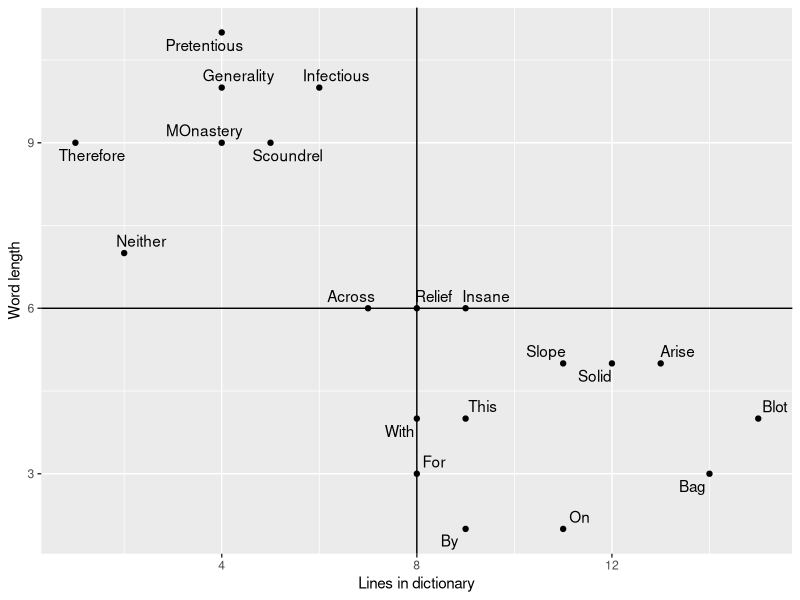
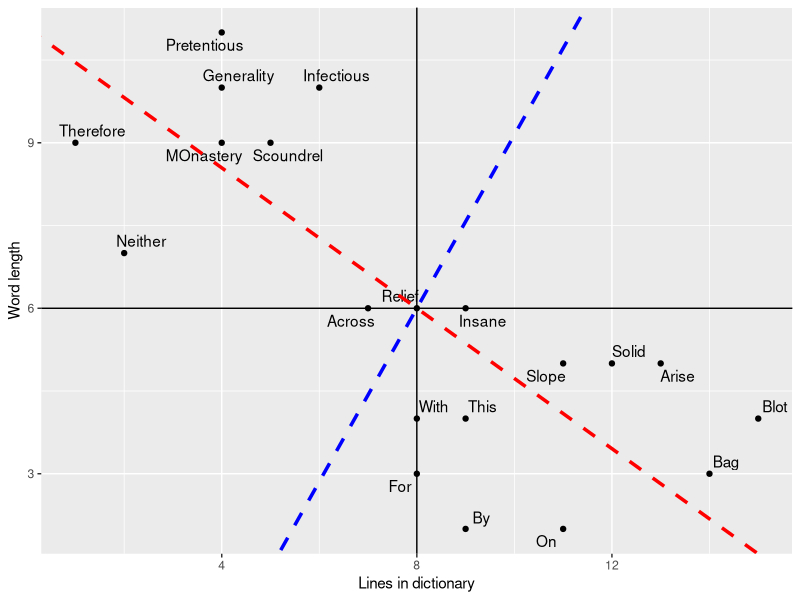
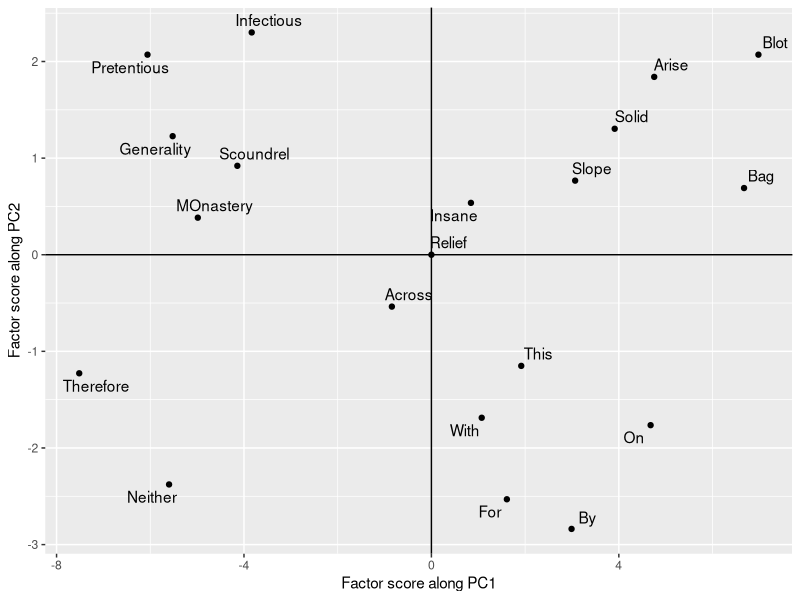
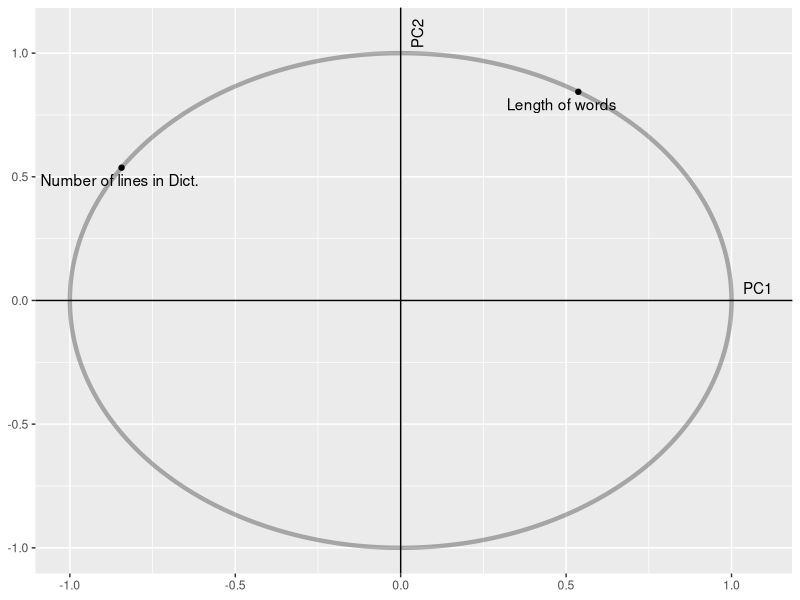
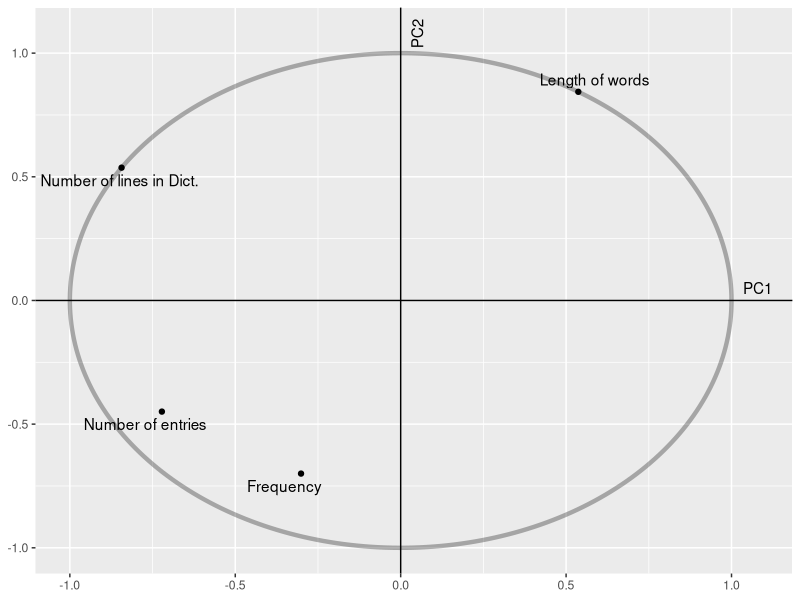
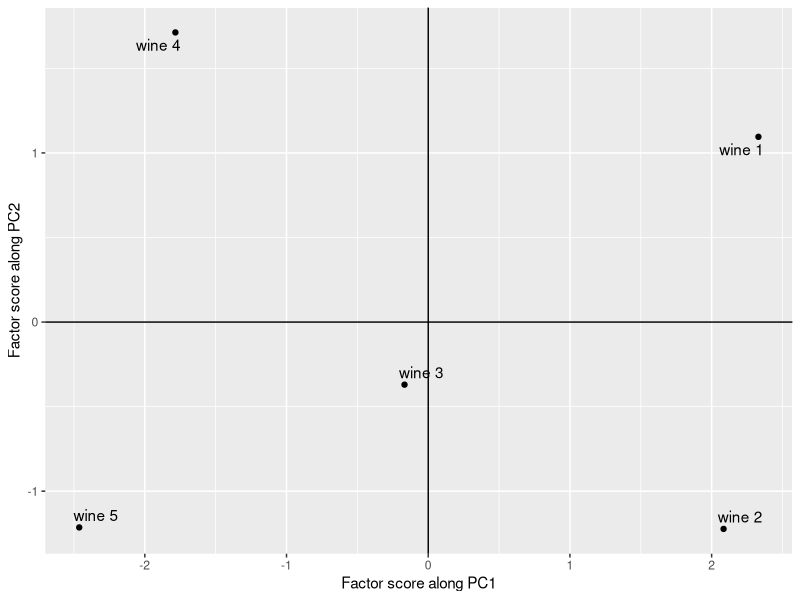
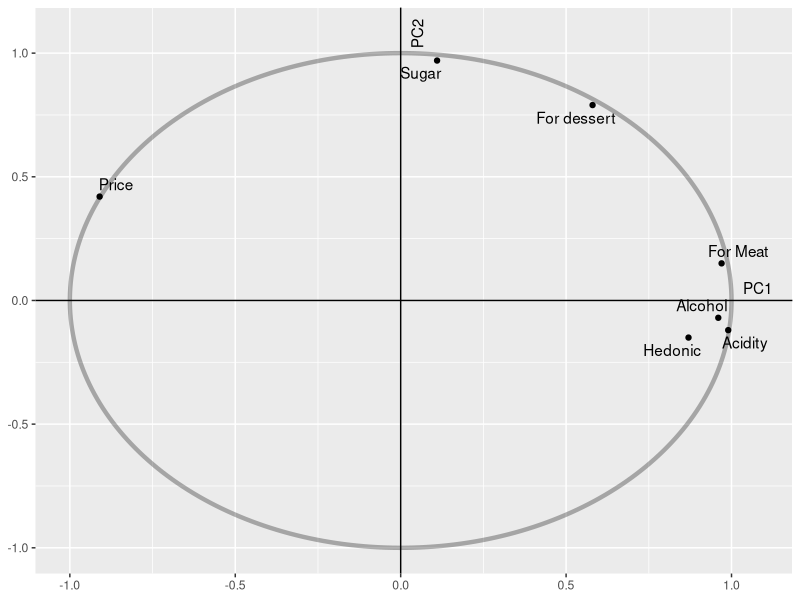
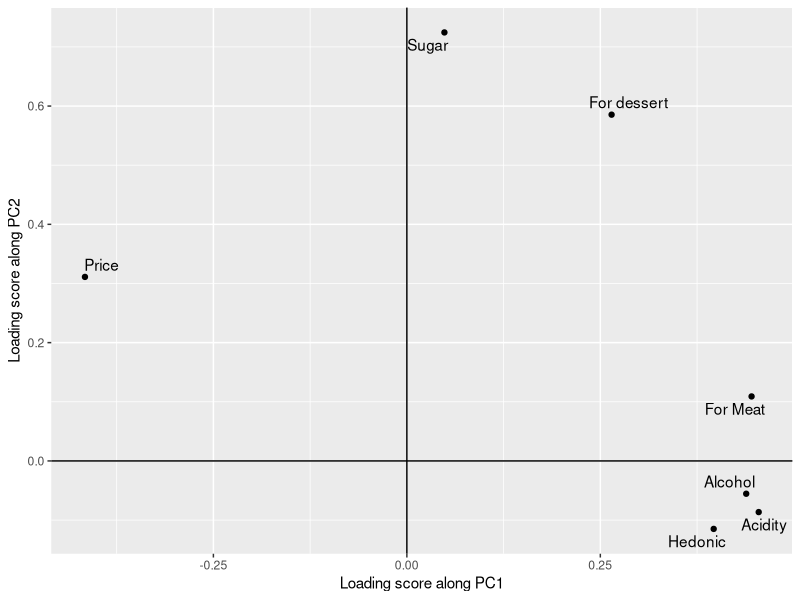

Write R code to recreate these figures, in order.
## ---- chunk 1
knitr::opts_chunk$set(echo = TRUE)
## ---- chunk 2
library(ggplot2)
library(ggrepel)
library(raster)
## ---- chunk 3
# Table 1
# Load data
(words = read.csv("pca_abdi_words.csv",header = T))
(words_centered = scale(words[,2:3],scale = F)) # Removing the first column
pca_words_cov = prcomp(words[,2:3],scale = F) # cov stands for Covariance PCA
factor_scores_words = pca_words_cov$x
round(factor_scores_words,2)# Observer that factor scores for PC1 are negatives of what has been given in the paper. This is not a problem as it is negative of the direction given in the paper. It can also be checked that both the principal components are orthogonal.
sum(factor_scores_words[,1]*factor_scores_words[,2]) # PCs are orthogonal
# Contibution of each factor (It is defined as square of factor score divided by sum of squares of factor scores in that column)
round(factor_scores_words[,1]^2/sum(factor_scores_words[,1]^2)*100,2)
round(factor_scores_words[,2]^2/sum(factor_scores_words[,2]^2)*100,2)
# The calculations in above two lines can be done in a single line
round(factor_scores_words^2/matrix(rep(colSums(factor_scores_words^2),nrow(words)),ncol = 2,byrow = T)*100,2)
# Squared distance to center of gravity
(dist = rowSums(factor_scores_words^2))
# Ssquared cosine of observations of first PC
(sq_cos = round(factor_scores_words^2/rowSums(factor_scores_words^2)*100))
## ---- chunk 4
# Figue 1
p = ggplot(words,aes(x = Lines_in_dict,y = Word_length,label = Words))+
  geom_point()+ geom_text_repel()+ 
  geom_hline(yintercept = 6)+geom_vline(xintercept = 8)+
  labs(x = "Lines in dictionary",y = "Word length")
print(p)
# Show directions of PCs
# Note that intercept argument in geom_abline considers the line to be at the origin. In our case the data are mean shifted.
# So we have to adjust the intercept taking new origin into consideration. These adjustments have been made below.
slope1 = pca_words_cov$rotation[1,1]/pca_words_cov$rotation[2,1] # Slope of first PC
slope2 = pca_words_cov$rotation[1,2]/pca_words_cov$rotation[2,2] # Slope of second PC
(new_origin = c(mean(words$Lines_in_dict),mean(words$Word_length)))
intercept1 = 6 - slope1*8
intercept2 = 6 - slope2*8
p+geom_abline(slope = slope1,intercept = intercept1,linetype = "dashed",size = 1.2,col = "red")+
  geom_abline(slope = slope2,intercept = intercept2,linetype = "dashed",size = 1.2,col = "blue")
## ---- chunk 5
# Rotated PCs
# This figure is obtained by plotting facotor scores. Note that we will plot negative of the factor scores of 1st PC to make the figure consistent with the paper.
ggplot(as.data.frame(pca_words_cov$x),aes(-pca_words_cov$x[,1],pca_words_cov$x[,2],label = words$Words))+
  geom_point()+geom_text_repel()+geom_hline(yintercept = 0)+geom_vline(xintercept = 0)+
  xlab("Factor score along PC1")+ylab("Factor score along PC2")
## ---- chunk 6
# Finding factor score of a new point
sur = c(3,12) # It has 3 letter and 12 lines of dictionary entry
(sur_centered = sur - colMeans(words[,2:3]))
(factor_scores_sur = round(sur_centered %*% pca_words_cov$rotation,2))
## ---- chunk 7
(total_var_before = round(sum(diag(var(words_centered))),3))
(total_var_after = round(sum(diag(var(pca_words_cov$x))),3))
## ---- chunk 8
# Correlation between PCs and original variables
(cor(pca_words_cov$x,words_centered))
## ---- chunk 9
# Squared correaltion
(cor(pca_words_cov$x,words_centered)^2)
# sum of correlation coefficients between variables and principal components is 1
colSums((cor(pca_words_cov$x,words_centered)^2))
## ---- chunk 10
(loading_matrix = pca_words_cov$rotation)
## ---- chunk 11
# Supplementary variable (Table 4)
Frequency = c(8,230,700,1,500,1,9,2,1,700,7,1,4,500,900,3,1,10,1,1)
Num_entries = c(6,3,12,2,7,1,1,6,1,5,2,1,5,9,7,1,1,4,4,2)
supp_data = data.frame(Frequency,Num_entries) # Supplementary data
# Table 5
supp_data_cent = scale(supp_data,scale = F) # Centered supplementary data
(corr_score_supp = round(cor(pca_words_cov$x,supp_data),4))
# Note that correlation doesn't depent on whether supplementary data is centered or not.
(round(cor(pca_words_cov$x,supp_data_cent),4))
# Squared correlation
(round(cor(pca_words_cov$x,supp_data_cent)^2,4))
(round(colSums(cor(pca_words_cov$x,supp_data_cent)^2),4))
## ---- chunk 12
# First plot correlation circle
x = seq(0,2*pi,length.out = 300)
circle = ggplot() + geom_path(data = data.frame(a = cos(x),b = sin(x)),
                     aes(cos(x),sin(x)),alpha = 0.3, size = 1.5)+
            geom_hline(yintercept = 0)+geom_vline(xintercept = 0)+
  annotate("text",x = c(1.08,0.05),y = c(0.05,1.08),label = c("PC1","PC2"),angle = c(0,90))+
            xlab(NULL)+ylab(NULL)
# Plotting original variables
variable_plot_original = circle + geom_point(data = as.data.frame(pca_words_cov$rotation),
                      aes(pca_words_cov$rotation[,1],pca_words_cov$rotation[,2]))+
  geom_text_repel(aes(pca_words_cov$rotation[,1],pca_words_cov$rotation[,2],
                      label = c("Length of words","Number of lines in Dict."))) 
print(variable_plot_original)
# Plotting supplementary variables
variable_plot_original+
  geom_point(data = as.data.frame(corr_score_supp),
             aes(corr_score_supp[,1],corr_score_supp[,2]))+
  geom_text_repel(aes(corr_score_supp[,1],corr_score_supp[,2],
                      label = c("Frequency","Number of entries"))) 
## ---- chunk 13
# Correlation PCA using wine data 
# Table 6
(wine = read.csv("pca_abdi_wine.csv",header = T))
pca_wine_cor = prcomp(wine[2:8],scale = T)
ggplot(as.data.frame(pca_wine_cor$x),aes(x = pca_wine_cor$x[,1],y =  pca_wine_cor$x[,2], label = paste0("wine ",1:5)))+
  geom_point()+geom_text_repel()+ geom_vline(xintercept = 0)+ geom_hline(yintercept = 0)+
  xlab("Factor score along PC1")+ylab("Factor score along PC2")
## ---- chunk 14
# Table 7
# Factor scores along 1st and 2nd PC
(pca_wine_cor$x[,1:2])
# Contibution of each observation to principal component
round(pca_wine_cor$x[,1:2]^2/matrix(rep(colSums(pca_wine_cor$x[,1:2]^2),nrow(wine)),ncol = 2,byrow = T)*100,2)
# Squared cosine of observations of first PC
(sq_cos = round(pca_wine_cor$x[,1:2]^2/rowSums(pca_wine_cor$x^2)*100))
# Loading scores corresponding to first two principal components
(round(pca_wine_cor$rotation[,1:2],2))
# Correlation score variables with first two principal compoents
(corr_score_wine = round(cor(pca_wine_cor$x,wine[,2:8])[1:2,],2))
## ---- chunk 15
# Correlation circle for wine data
# Figure 6
corr_score_wine = t(corr_score_wine)
circle + 
  geom_point(data = as.data.frame(corr_score_wine),
             aes(corr_score_wine[,1],corr_score_wine[,2]))+
  geom_text_repel(aes(corr_score_wine[,1],corr_score_wine[,2],
                      label = c("Hedonic","For Meat","For dessert","Price","Sugar","Alcohol","Acidity")))
## ---- chunk 16
# Loading scores of first two principal components
(round(pca_wine_cor$rotation[,1:2],2))
# Varimax applied to first two principal components
rotated_loading_scores = varimax(pca_wine_cor$rotation[,1:2])
# Loading scores after rotation (Table 10)
(round(rotated_loading_scores$loadings[,1:2],2))
# The same result can also be obtained by mulitplying the original loading 
# matrix by the rotation matrix obtained from varimax
(round(pca_wine_cor$rotation[,1:2] %*% rotated_loading_scores$rotmat,2))

#Figure 7
# Plot of loading socres before rotation
ggplot(as.data.frame(pca_wine_cor$rotation[,1:2]),aes(x = pca_wine_cor$rotation[,1],y = pca_wine_cor$rotation[,2],
                                                      label = c("Hedonic","For Meat","For dessert","Price","Sugar","Alcohol","Acidity")))+
  geom_point()+geom_text_repel()+geom_hline(yintercept = 0)+geom_vline(xintercept = 0)+
  xlab("Loading score along PC1")+ylab("Loading score along PC2")
# Plot of loading scores after rotation
ggplot(as.data.frame(rotated_loading_scores$loadings[,1:2]),
                     aes(x = rotated_loading_scores$loadings[,1],
                         y = rotated_loading_scores$loadings[,2],
                         label = c("Hedonic","For Meat","For dessert","Price","Sugar","Alcohol","Acidity")))+
  geom_point()+geom_text_repel()+geom_hline(yintercept = 0)+geom_vline(xintercept = 0)+
    xlab("Loading score along PC1 after rotation")+
    ylab("Loading score along PC2 after rotation")
## ---- chunk 17
# Load data (Table 11) 
(food = read.csv("pca_abdi_food.csv",header = T))
pca_food_cov = prcomp(food[,3:9],scale = F)

# Table 12
# Factor scores
(factor_scores_food = round(pca_food_cov$x[,1:2],2))
# Contibution of each observation to principal component
round(pca_food_cov$x[,1:2]^2/matrix(rep(colSums(pca_food_cov$x[,1:2]^2),nrow(food)),ncol = 2,byrow = T)*100,2)
dist = pca_food_cov$x[,1]^2+pca_food_cov$x[,2]^2
# Squared cosine of observations of first PC (rowSums command from 'raster' pcakage has been used)
(sq_cos = round(pca_food_cov$x[,1:2]^2/rowSums(pca_food_cov$x^2)*100))
# Table 13
# squared loading score
(round(pca_food_cov$rotation[,1:2]^2,2))
## ---- chunk 18
# Correlation score
(corr_score_food = round((cor(pca_food_cov$x,food[,3:9])[1:2,]),2))
# squared correlation score
(round((cor(pca_food_cov$x,food[,3:9])[1:2,])^2,2))
# Figure 9
# Correlation circle for food data
corr_score_food = t(corr_score_food)
circle + geom_point(data = as.data.frame(corr_score_food), 
                    aes(x = corr_score_food[,1],y = corr_score_food[,2]))+
  geom_text_repel(data = as.data.frame(corr_score_food), 
                  aes(x = corr_score_food[,1],y = corr_score_food[,2],
                      label = c("Bread","Vegetables","Fruit","Meat","Poultry","Milk","Wine")))
## ---- chunk 19
## Table 14
cent_food = food[,3:9]-matrix(rep(colMeans(food[,3:9]),times = 12),nrow = 12,
                              byrow = T)
svd_food = svd(cent_food)
# Eigenvalues
(Eigenvalues = (svd_food$d)^2)
## ---- chunk 20
# Percentage contribution of each PC
(round(Eigenvalues/sum(Eigenvalues),2))
# Cumulative sum of eigen values
(round(cumsum(Eigenvalues),2))
# Cumulative percentage
(round(cumsum(Eigenvalues)/sum(Eigenvalues),2))
# RESS (Refer to the paper for a description)
RESS = array(rep(0,7))
for (i in 1:7){
  RESS[i] = sum(Eigenvalues)-sum(Eigenvalues[1:i])
}
RESS
# RESS/sum of eigenvalues
round(RESS/sum(Eigenvalues),2)
